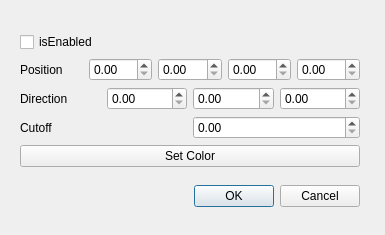
<?xml version="1.0" encoding="UTF-8"?>
<ui version="4.0">
 <class>LightDialog</class>
 <widget class="QDialog" name="LightDialog">
  <property name="geometry">
   <rect>
    <x>0</x>
    <y>0</y>
    <width>385</width>
    <height>235</height>
   </rect>
  </property>
  <property name="windowTitle">
   <string>Dialog</string>
  </property>
  <widget class="QWidget" name="">
   <property name="geometry">
    <rect>
     <x>20</x>
     <y>20</y>
     <width>340</width>
     <height>199</height>
    </rect>
   </property>
   <layout class="QVBoxLayout" name="verticalLayout_3">
    <item>
     <layout class="QVBoxLayout" name="verticalLayout_2">
      <item>
       <layout class="QVBoxLayout" name="verticalLayout">
        <item>
         <widget class="QCheckBox" name="checkBox">
          <property name="text">
           <string>isEnabled</string>
          </property>
         </widget>
        </item>
        <item>
         <layout class="QHBoxLayout" name="horizontalLayout">
          <item>
           <widget class="QLabel" name="label">
            <property name="text">
             <string>Position</string>
            </property>
           </widget>
          </item>
          <item>
           <widget class="QDoubleSpinBox" name="p0"/>
          </item>
          <item>
           <widget class="QDoubleSpinBox" name="p1"/>
          </item>
          <item>
           <widget class="QDoubleSpinBox" name="p2"/>
          </item>
          <item>
           <widget class="QDoubleSpinBox" name="p3"/>
          </item>
         </layout>
        </item>
        <item>
         <layout class="QHBoxLayout" name="horizontalLayout_2">
          <item>
           <widget class="QLabel" name="label_2">
            <property name="text">
             <string>Direction</string>
            </property>
           </widget>
          </item>
          <item>
           <widget class="QDoubleSpinBox" name="d0"/>
          </item>
          <item>
           <widget class="QDoubleSpinBox" name="d1"/>
          </item>
          <item>
           <widget class="QDoubleSpinBox" name="d2"/>
          </item>
         </layout>
        </item>
        <item>
         <layout class="QHBoxLayout" name="horizontalLayout_3">
          <item>
           <widget class="QLabel" name="label_3">
            <property name="text">
             <string>Cutoff</string>
            </property>
           </widget>
          </item>
          <item>
           <widget class="QDoubleSpinBox" name="c"/>
          </item>
         </layout>
        </item>
       </layout>
      </item>
      <item>
       <widget class="QPushButton" name="set_color_Btn">
        <property name="text">
         <string>Set Color</string>
        </property>
       </widget>
      </item>
     </layout>
    </item>
    <item>
     <widget class="QDialogButtonBox" name="buttonBox">
      <property name="orientation">
       <enum>Qt::Horizontal</enum>
      </property>
      <property name="standardButtons">
       <set>QDialogButtonBox::Cancel|QDialogButtonBox::Ok</set>
      </property>
     </widget>
    </item>
   </layout>
  </widget>
 </widget>
 <resources/>
 <connections>
  <connection>
   <sender>buttonBox</sender>
   <signal>accepted()</signal>
   <receiver>LightDialog</receiver>
   <slot>accept()</slot>
   <hints>
    <hint type="sourcelabel">
     <x>248</x>
     <y>254</y>
    </hint>
    <hint type="destinationlabel">
     <x>157</x>
     <y>274</y>
    </hint>
   </hints>
  </connection>
  <connection>
   <sender>buttonBox</sender>
   <signal>rejected()</signal>
   <receiver>LightDialog</receiver>
   <slot>reject()</slot>
   <hints>
    <hint type="sourcelabel">
     <x>316</x>
     <y>260</y>
    </hint>
    <hint type="destinationlabel">
     <x>286</x>
     <y>274</y>
    </hint>
   </hints>
  </connection>
 </connections>
</ui>
